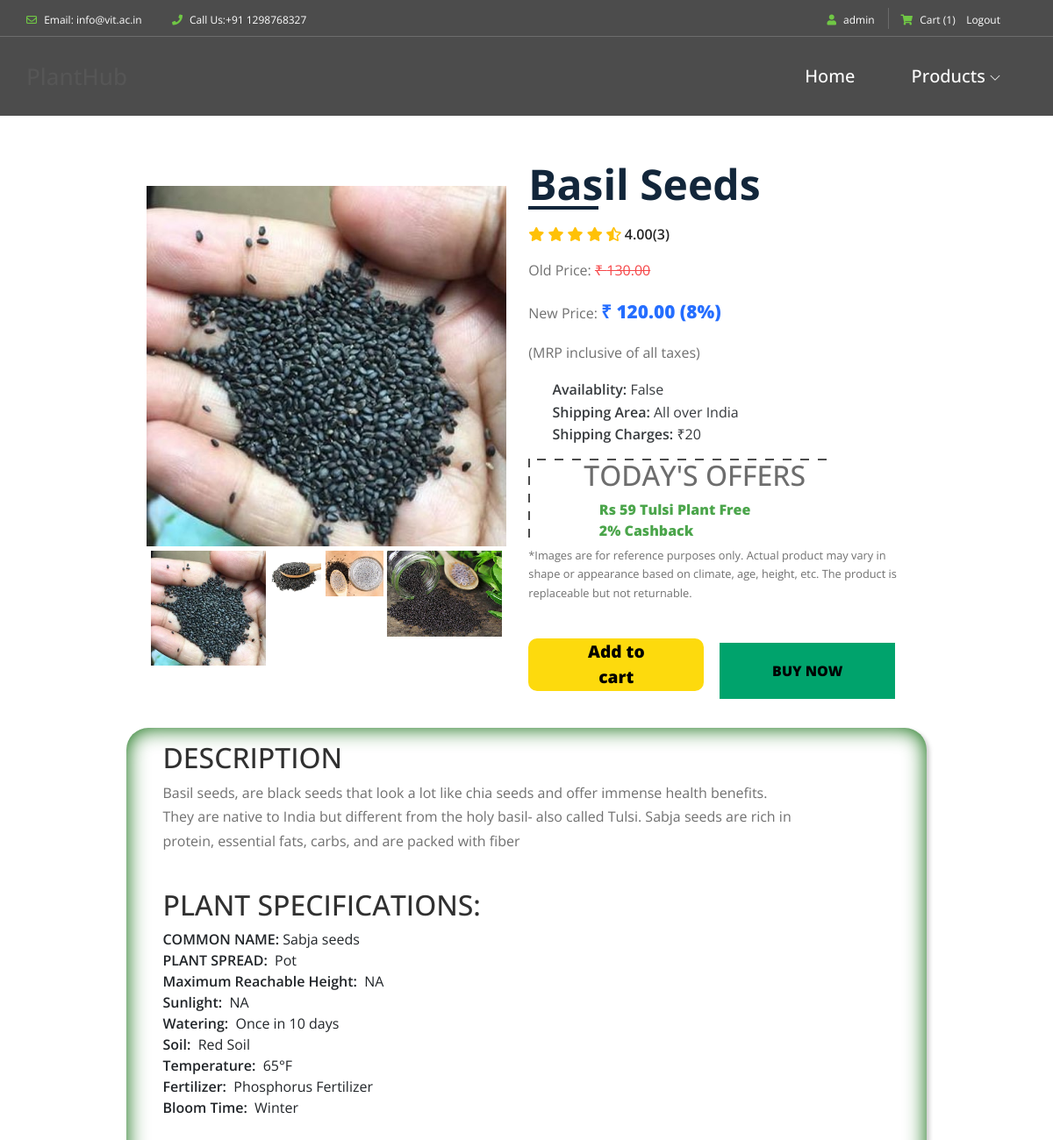
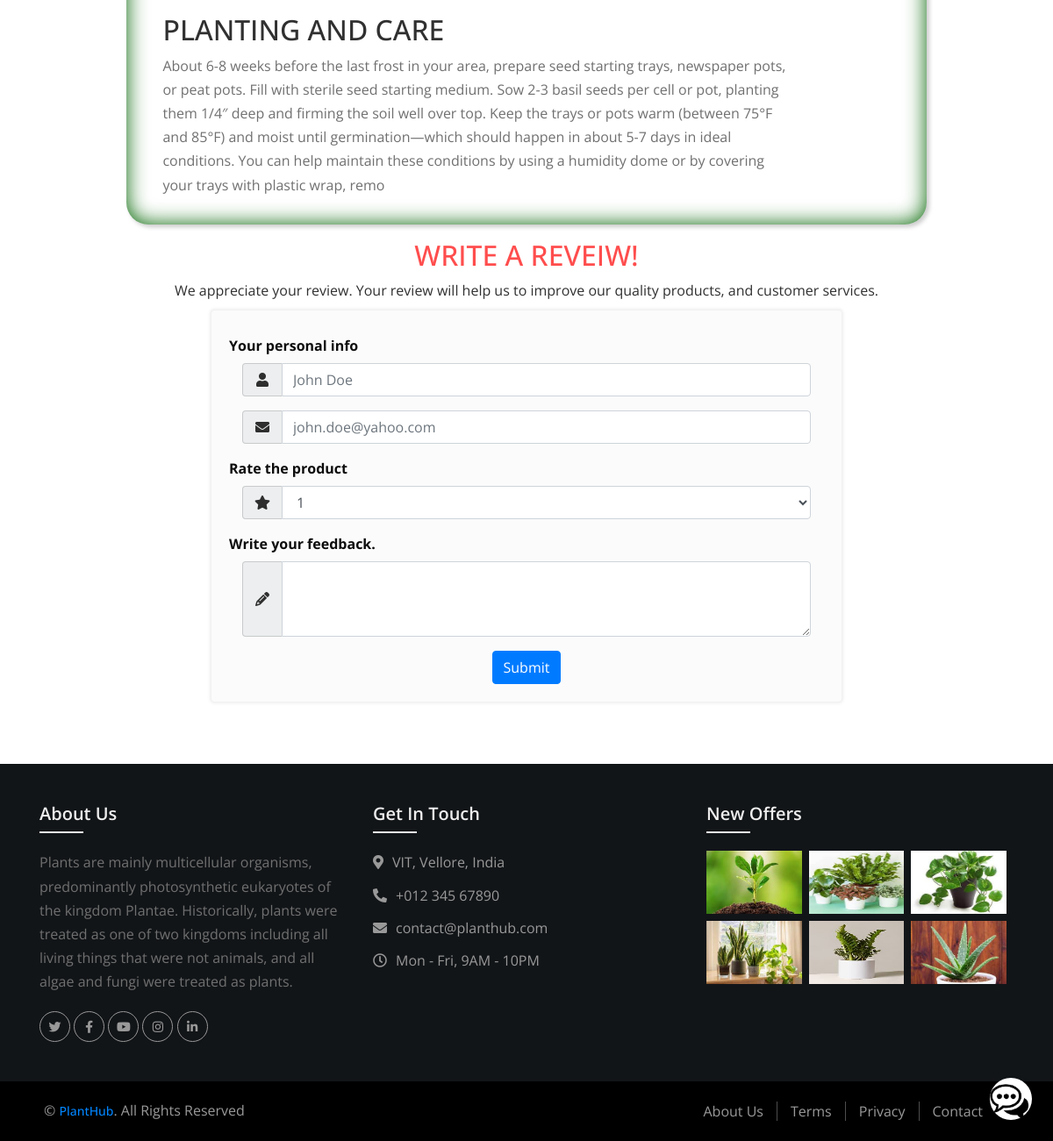
The app's page /items/basil-seeds (signed in) with its own data (2 pictures, top to bottom).
### products/models.py (models this page shows, shortened)
class ItemsImages(models.Model):
    title = models.ForeignKey(ItemMain, on_delete=models.CASCADE)
    image = models.ImageField(upload_to = 'images')

class ItemMain(models.Model):
    title = models.CharField(max_length=50, unique=True)
    price = models.DecimalField(decimal_places=2, max_digits=25)
    description = models.TextField()
    category = models.ForeignKey(ItemsCat, on_delete=models.CASCADE)
    availablity = models.BooleanField(default=False)
    shippingCharges = models.IntegerField(default=0)
    offers = models.IntegerField(default=0)
    plantingAndCare = models.TextField()
    slug = models.SlugField(max_length=50,unique=True, default="", editable=False)

class ItemRating(models.Model):
    title = models.ForeignKey(ItemMain, on_delete=models.CASCADE)
    ratingCount = models.IntegerField()
    rating = models.IntegerField()
    ratingValue = models.DecimalField(decimal_places=2, max_digits=10, editable=False)
    feedback = models.TextField(default="")

class ItemsSpecifications(models.Model):
    title = models.ForeignKey(ItemMain, on_delete=models.CASCADE)
    commonName = models.TextField(default="", max_length=50)
    plantSpread = models.TextField(default="", max_length=50)
    maxHeight = models.TextField(default="", max_length=50)
    sunlight = models.TextField(default="", max_length=50)
    watering = models.TextField(default="", max_length=50)
    soil = models.TextField(default="", max_length=50)
    temp = models.TextField(default="", max_length=50)
    ferti = models.TextField(default="", max_length=50)
    bloomTime = models.TextField(default="", max_length=50)

### products/views.py (the view, shortened to what this page needs)
# urls.py: path('items/<slug:the_slug>', views.itemView, name='itemView'),
@login_required(login_url='login')
def itemView(request, the_slug):
    if request.method == 'GET':
        context = {}
        p = []
        d=[]
        currentItem = ItemMain.objects.filter(slug = the_slug)[0]
        title = currentItem.title
        images = ItemsImages.objects.filter(title=ItemMain.objects.filter(title = title)[0])
        rating = ItemRating.objects.filter(title=ItemMain.objects.filter(title = title)[0])[0]
        descrip = ItemsSpecifications.objects.filter(title=ItemMain.objects.filter(title = title)[0])[0]
        faq = ItemFaq.objects.filter(title=ItemMain.objects.filter(title = title)[0])
        price = currentItem.price
        offer = currentItem.offers
        newPrice = price - (price * offer)//100
        p.append(title)
        p.append(price)
        p.append(offer)
        p.append(newPrice)
        p.append(currentItem.availablity)
        p.append(currentItem.shippingCharges)
        p.append(rating.ratingCount)
        p.append(rating.ratingValue)
        p.append(currentItem.plantingAndCare)
        p.append(currentItem.slug)
        d.append(currentItem.description)
        d.append(descrip.commonName)
        d.append(descrip.plantSpread)
        d.append(descrip.maxHeight)
        d.append(descrip.sunlight)
        d.append(descrip.watering)
        d.append(descrip.soil)
        d.append(descrip.temp)
        d.append(descrip.ferti)
        d.append(descrip.bloomTime)
        context['products'] = p
        context['images'] = images
        context['des'] = d
        context['faq'] = faq
        return render(request, 'products/single_product.html', context)

### blogs/template_tags/item_count.py (called while the page is built)
@register.simple_tag
def item_count(user):
    count = UserCart.objects.filter(user = user)
    return len(count)

### templates/products/single_product.html (shortened to what this page needs)
{% extends "base.html" %}
{% load static %}
{% block content %}
<link rel="stylesheet" href="{% static 'css/single_product.css' %}">
<link rel="stylesheet" href="https://cdnjs.cloudflare.com/ajax/libs/font-awesome/5.15.1/css/all.min.css" />
<div class = "card-wrapper">
	  <div class = "product-imgs" style="width: 45%; margin: 1%;">
		<div class = "img-display">
		  <div class = "img-showcase">
			{% for img in images %}
				<img src = " /media/{{ img.image }}" >
			{% endfor %}
		  </div>
		</div>
		<div class = "img-select">
		  {% for img in images %}
		  		<div class = "img-item">
					<a href = "#" data-id = "{{ forloop.counter }}">
			  			<img src = "/media/{{ img.image }}" >
					</a>
		  		</div>
		  {% endfor %}
		</div>
	  </div>
	  <div class = "product-content">
		<h2 class = "product-title">{{ products.0 }}</h2>
		<div class = "product-rating">
		  <i class = "fas fa-star"></i>
		  <i class = "fas fa-star"></i>
		  <i class = "fas fa-star"></i>
		  <i class = "fas fa-star"></i>
		  <i class = "fas fa-star-half-alt"></i>
		  <span>{{ products.7 }}({{ products.6 }})</span>
		</div>
		<div class = "product-price">
		  <p class = "last-price">Old Price: <span> ₹ {{ products.1 }}</span></p>
		  <p class = "new-price" >New Price: <span> ₹ {{ products.3 }} ({{ products.2 }}%)</span></p>
		</div>
		<p class="pm" style="position: relative; bottom: 1.5%;">(MRP inclusive of all taxes)</p>
		<div class = "product-detail">
		  <ul>
			<li>Availablity: <span>{{ products.4 }}</span></li>
			<li>Shipping Area: <span>All over India</span></li>
			<li>Shipping Charges: <span>₹{{ products.5 }}</span></li>
		  </ul>
		</div>
		<div class="box">
			<div class="border-title">
			  <h2>TODAY'S OFFERS</h2>
			</div>
			<div class="border-content" style="color: green; font-weight: 1000;">
			  <ul>
				  <li>Rs 59 Tulsi Plant Free</li>
				  <li>2% Cashback</li>
			  </ul>
			</div>
		 </div>
	  <p class="note" style="font-size: 0.8rem;">*Images are for reference purposes only. Actual product may vary in shape or appearance based on climate, age, height, etc. The product is replaceable but not returnable.</p><br>
	  <div class="button-abc">
		  <button class="cart-button" onClick="f1();">
			  <span class="add-to-cart" style="color: black; font-weight: 900; font: size 1rem;">Add to cart</span>
		  </button>
		  <div class="sub-main" style="position: absolute; top:8%; right:25%;">
			  <button class="button-three">
				  <span class="btn-b" style="font-weight: 900; font-size: 1rem;">BUY NOW</span>
			  </button>
		  </div>
	  </div>
	  </div>
	</div>
 <div class="card1">
  <div class="product-description" style="margin-left: 3%;">
	<h2 class="d-title">DESCRIPTION</h2>
	<p>{{ des.0 }}</p>
	<br><h2>PLANT SPECIFICATIONS:</h2>
	<div class="plant-specification">
		<ul>
			<li class="specification" style="font-weight: 600;">COMMON NAME:&nbsp;<span class="s" style="font-weight: 400;">{{ des.1 }}</span></li>
			<li class="specification" style="font-weight: 600;">PLANT SPREAD:&nbsp; <span class="s" style="font-weight: 400;">{{ des.2 }}</span></li>
			<li class="specification" style="font-weight: 600;">Maximum Reachable Height:&nbsp; <span class="s" style="font-weight: 400;">{{ des.3 }}</span></li>
			<li class="specification" style="font-weight: 600;">Sunlight:&nbsp; <span class="s" style="font-weight: 400;" >{{ des.4 }}</span></li>
			<li class="specification" style="font-weight: 600;">Watering:&nbsp; <span class="s" style="font-weight: 400;">{{ des.5 }}</span></li>
			<li class="specification" style="font-weight: 600;">Soil:&nbsp; <span class="s" style="font-weight: 400;">{{ des.6 }}</span></li>
			<li class="specification" style="font-weight: 600;">Temperature:&nbsp; <span class="s" style="font-weight: 400;">{{ des.7 }}</span></li>
			<li class="specification" style="font-weight: 600;">Fertilizer:&nbsp; <span class="s" style="font-weight: 400;">{{ des.8 }}</span></li>
			<li class="specification" style="font-weight: 600;">Bloom Time:&nbsp; <span class="s" style="font-weight: 400;">{{ des.9 }}</span></li>
		</ul>
	</div>
	<br><h2>PLANTING AND CARE</h2>
	<div class="plant-care">
		<p>{{ products.8 }} </p>
	</div>
</div>
 </div>
  <br><h2 id="fh2">WRITE A REVEIW!</h2>
<h6 id="fh6">We appreciate your review. Your review will help us to improve our quality products, and customer services.</h6>
<form id="feedback" action="review/{{ products.9 }}" method = "post">
<div class="pinfo">Your personal info</div>
<div class="form-group">
<div class="col-md-4 inputGroupContainer"  style="max-width: 100%;">
<div class="input-group">
<span class="input-group-addon"><i class="fa fa-user"></i></span>
<input  name="name" placeholder="John Doe" class="form-control"  type="text">
</div>
</div>
</div>
<div class="form-group">
<div class="col-md-4 inputGroupContainer" style="max-width: 100%;">
<div class="input-group">
<span class="input-group-addon"><i class="fa fa-envelope"></i></span>
  <input name="email" type="email" class="form-control" placeholder="john.doe@yahoo.com">
</div>
</div>
</div>
<div class="pinfo">Rate the product</div>
<div class="form-group">
<div class="col-md-4 inputGroupContainer"  style="max-width: 100%;">
<div class="input-group">
<span class="input-group-addon"><i class="fa fa-star"></i></span>
 <select class="form-control" id="rate" name = 'rate' >
	<option value="1">1</option>
  </select>
  </div>
</div>
</div>
<div class="pinfo"  >Write your feedback.</div>
<div class="form-group">
<div class="col-md-4 inputGroupContainer"  style="max-width: 100%;"	>
<div class="input-group">
<span class="input-group-addon"><i class="fa fa-pencil"></i></span>
<textarea class="form-control" id="review" rows="3" name="feeds"></textarea>
  </div>
</div>
</div>
<div style="text-align: center;">
<button type="submit" class="btn btn-primary" style="margin: 0px auto;">Submit</button>
</div>
</form>
{% endblock content %}

### templates/navbar.html (shortened to what this page needs)
{% load static %}
{% load item_count %}
<link rel="stylesheet" href="{% static 'css/home/navbar.css' %}">
<header class="header-area">
    <div class="top-header-area">
        <div class="container">
            <div class="row">
                <div class="col-12">
                    <div class="top-header-content d-flex align-items-center justify-content-between">
                        <div class="top-header-meta">
                            <a href="{% url 'contact' %}" data-toggle="tooltip" data-placement="bottom"><i class="fa fa-envelope-o" aria-hidden="true"></i> <span>Email: info@vit.ac.in</span></a>
                            <a href="{% url 'contact' %}" data-toggle="tooltip" data-placement="bottom"><i class="fa fa-phone" aria-hidden="true"></i> <span>Call Us:+91 1298768327</span></a>
                        </div>
                        <div class="top-header-meta d-flex">
                            {% if user.is_authenticated %}
                            <div class="login">
                                <a href="{% url 'home' %}"><i class="fa fa-user" aria-hidden="true"></i> <span>{{ user }}</span></a>
                            </div>
                            <div class="cart">
                                <a href="{% url 'cart' %}"><i class="fa fa-shopping-cart" aria-hidden="true"></i> <span>Cart <span class="cart-quantity">({% item_count user %})</span></span></a>
                            </div>
                             <div class="login">
                                <a href="{% url 'logout' %}">&nbsp; &nbsp; <span>Logout</span></a>
                            </div>
                            {% endif %}
                        </div>
                    </div>
                </div>
            </div>
        </div>
    </div>
    <div class="alazea-main-menu">
        <div class="classy-nav-container breakpoint-off">
            <div class="container" style="padding: 0px;">
                <nav class="classy-navbar justify-content-between" id="alazeaNav">
                    <a href="{% url 'home' %}" class="nav-brand">PlantHub</a>
                    <div class="classy-menu">
                        <div class="classynav">
                            <ul>
                                <li><a href="{% url 'home' %}">Home</a></li>
                                <li><a href="">Products</a>
                                </li>
                            </ul>
                        </div>
                    </div>
                </nav>
            </div>
        </div>
    </div>
</header>

### static_in_env/css/footer.css (style rules this page uses)
a { transition: .3s; }

### static_in_env/css/home/classy-nav.css (style rules this page uses)
* { margin: 0; padding: 0; }
body { font-family: "Roboto", sans-serif; }
ul, ol { margin: 0; }
ul li, ol li { list-style: none; }
img { height: auto; max-width: 100%; }
.classy-nav-container { position: relative; z-index: 100; background-color: #ffffff; }
.classy-nav-container * { box-sizing: border-box; }
.classy-nav-container a { -webkit-transition-duration: 500ms; transition-duration: 500ms; text-decoration: none; outline: none; font-size: 14px; font-weight: 400; color: #232323; display: inline-block; }
.justify-content-between { -webkit-box-pack: justify; -ms-flex-pack: justify; justify-content: space-between; }
.classy-navbar { width: 100%; height: 70px; padding: 0.5em 2em; display: -webkit-box; display: -ms-flexbox; display: flex; -webkit-box-align: center; -ms-flex-align: center; -ms-grid-row-align: center; align-items: center; }
.classy-navbar .nav-brand { font-size: 26px; font-weight: 500; color: #565656; display: inline-block; margin-right: 30px; }
.classynav ul li { display: inline-block; clear: both; position: inherit; z-index: 10; }
.classynav ul li.cn-dropdown-item { position: relative; z-index: 10; }
.classynav ul li a { padding: 0 12px; display: block; height: 35px; font-size: 14px; line-height: 34px; }
.classynav ul li.megamenu-item > a:after, .classynav ul li.has-down > a:after { font-family: 'classyfonts'; content: "\e900"; font-size: 12px; color: #000000; padding-left: 5px; -webkit-transition-duration: 500ms; transition-duration: 500ms; }
.breakpoint-off .classynav { display: -webkit-box; display: -ms-flexbox; display: flex; -webkit-box-align: center; -ms-flex-align: center; -ms-grid-row-align: center; align-items: center; }

### records on screen
ItemsImages: image (picture)
ItemsImages: image (picture)
ItemsImages: image (picture)
ItemsImages: image (picture)
ItemMain: title "Basil Seeds", price "130.00", description "Basil seeds, are black seeds that look a lot like chia seeds and offer immense health benefits. They are native to India but different from the holy basil- also called Tulsi. Sabja seeds are rich in protein, essential fats, carbs, and are packed with fiber", plantingAndCare "About 6-8 weeks before the last frost in your area, prepare seed starting trays, newspaper pots, or peat pots. Fill with sterile seed starting medium. Sow 2-3 basil seeds per cell or pot, planting them 1/4″ deep and firming the soil well over top. Keep the trays or pots warm (between 75°F and 85°F) and moist until germination—which should happen in about 5-7 days in ideal conditions. You can help maintain these conditions by using a humidity dome or by covering your trays with plastic wrap, remo"
ItemRating: ratingValue "4.00"
ItemsSpecifications: commonName "Sabja seeds", plantSpread "Pot", maxHeight "NA", sunlight "NA", watering "Once in 10 days", soil "Red Soil", temp "65°F", ferti "Phosphorus Fertilizer", bloomTime "Winter"

### other values on screen
{{ user }} "admin"
{{ products.6 }} "3"
{{ products.3 }} "120.00"
{{ products.2 }} "8"
{{ products.4 }} "False"
{{ products.5 }} "20"
